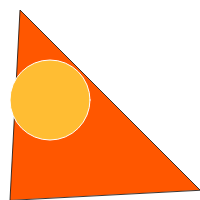
Frame 1 (no input)
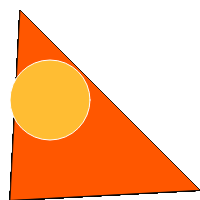
Frame 60 (no input)
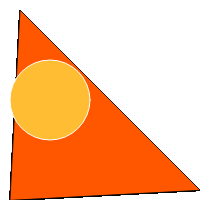
Frame 120 (the mouse pressed at the canvas centre since frame 60)

The p5.js sketch that drew these frames (run headless with seeded random() and noise() and a simulated clock; from frame 60 on, the mouse is pressed at the canvas centre):

// p5.js sketch
// ── sketch.js
function setup() {
createCanvas(200,200)
}

function draw() {
	 stroke(10,200);
  fill(255,87,0);
  triangle(200,190,20,10,10,200);
  stroke(309,600);
  fill(255,189,51);
  ellipse(50,100,80,80);
  
  
  

}
